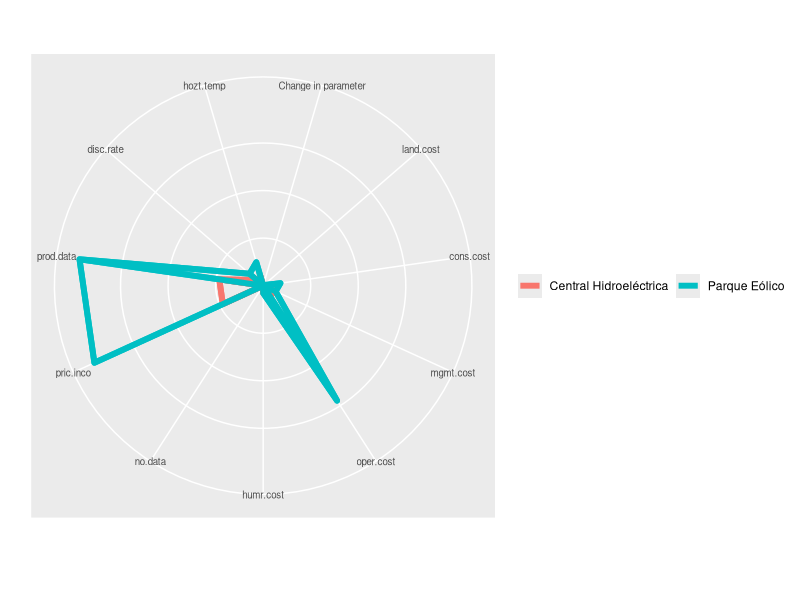
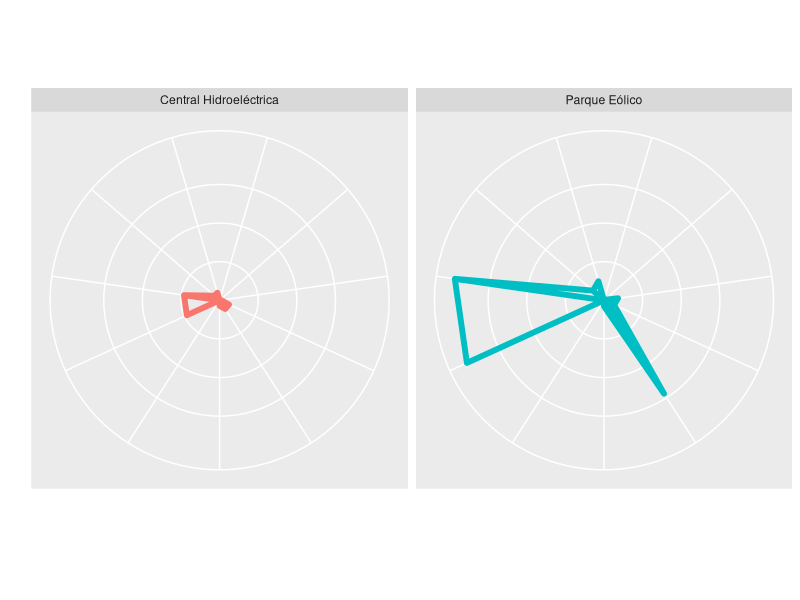
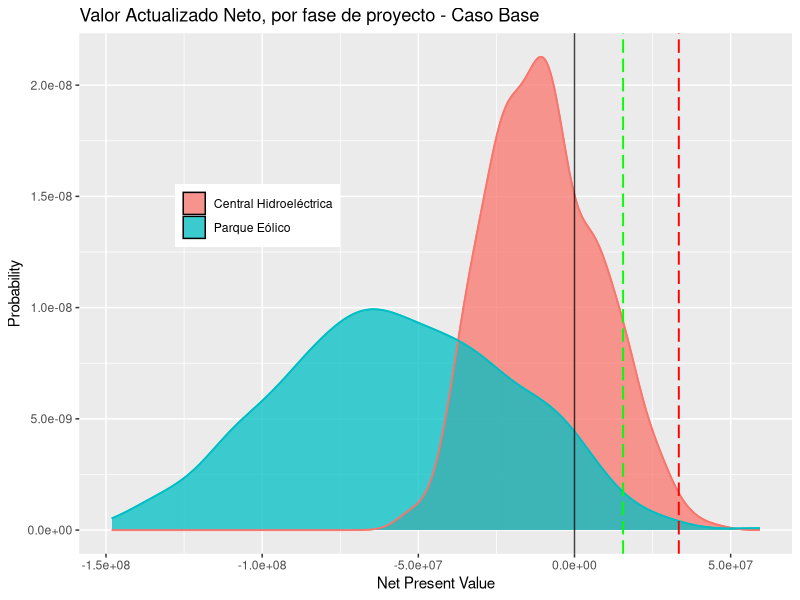

The R source for these figures, in order:
############################################################
# CÓDIGO PARA REALIZACIÓN DE ANÁLISIS COSTE-BENEFICIO EN R #
############################################################
#                   ORGEMPLEG-210                          #
############################################################

# ---------------------------------- #
# 1.- FUNCIÓN VALOR ACTUALIZADO NETO #
# ---------------------------------- #

mine.npv.fun <- function (vector.data) { 
  # VECTOR DATA : vector en el cual se incluyan los parámetros siguientes
  # (fijar, dejar como parámetros variables según deseos)
  # (se introducen como vector para el posterior análisis de sensibilidad)
  
  # COSTES #
  # ------ #
  # Land costs
  land.cost <- vector.data[1]
  # Construction costs
  cons.cost <- vector.data[2]
  # General management costs
  mgmt.cost <- vector.data[3]
  # Operation costs
  oper.cost <- vector.data[4]
  # Human resources costs
  humr.cost <- vector.data[5]
  # Recovery costs
  reco.cost <- vector.data[6]
  
  # INGRESOS #
  # -------- #
  # Selling price
  pric.inco <- vector.data[7]
  
  # PRODUCCION #
  # ---------- #
  prod.data <- vector.data[8]
  
  # PARÁMETROS BÁSICOS #
  # ------------------ #
  # Tasa de descuento
  disc.rate <- vector.data[9]
  # Horizonte temporal 
  hozt.temp <- vector.data[10]
  
  
  # SERIES TEMPORALES #
  # ----------------- #
  # Años
  year.vector <- c(2019:(2019+3+hozt.temp+1))
  
  # Land costs
  land.cost.vector <- rep(0, length(year.vector))
  land.cost.vector[1] <- land.cost
  
  # Construction costs
  cons.cost.vector <- rep(0, length(year.vector))
  for (i in 0:2){
    cons.cost.vector[i] <- cons.cost/3
  }
  
  # General management costs
  mgmt.cost.vector <- rep(0, length(year.vector))
  for (i in 3:length(year.vector)){
    mgmt.cost.vector[i] <- mgmt.cost
  }
  
  # Operation costs
  oper.cost.vector <- rep(0, length(year.vector))
  for (i in 3:length(year.vector)){
    oper.cost.vector[i] <- oper.cost
  }
  
  # Human resources costs
  humr.cost.vector <- rep(0, length(year.vector))
  for (i in 1:length(year.vector)){
    humr.cost.vector[i] <- humr.cost
  }
  
  # Recovery costs
  reco.cost.vector <- rep(0, length(year.vector))
  reco.cost.vector[3:length(year.vector)] <- reco.cost
  
  
  # Incomes
  inco.cost.vector <- rep(0, length(year.vector))
  for (i in 3:(length(year.vector)-1)){
    inco.cost.vector[i] <- pric.inco*prod.data
  }
  
  # --------------------- # 
  # BENEFITS / Beneficios #
  # --------------------- #
  ben.vector <- rep(0, length(year.vector))
  netben.vector <- rep(0, length(year.vector))
  for (i in (1):(length(year.vector))) {
    ben.vector[i] <- -land.cost.vector[i]-cons.cost.vector[i]-mgmt.cost.vector[i]-
      oper.cost.vector[i]-humr.cost.vector[i]-reco.cost.vector[i]+
      inco.cost.vector[i]
    netben.vector[i] <- ben.vector[i]/((1+disc.rate)^i)
  }
  
  # --------- # 
  # NPV / VAN #
  # --------- #
  npv.result <- sum(netben.vector)
  npv.result
  # library(FinCal)
  # vector.data <- case.base.vector
  # irr.result <- irr(ben.vector)
}

# ------------------------------------ #
# 2.- FUNCIÓN ANÁLISIS DE SENSIBILIDAD #
# ------------------------------------ #

anal.sensit <- function( model, pars.vector.values, pars.vector.names) {
  # Inputs:
  # función modelo
  # vector con los parámetros base del modelo
  # vector con los nombres de los parámetros
  pars.dim <- length(pars.vector.values)
  
  # Steps del análisis. -1%, 0, +1%
  steps <- c(-0.01, 0, 0.01)
  perc.df <- data.frame(steps)
  
  column.names <- rep(0, pars.dim+1)
  column.names[1] = "Change in parameter"
  # Este ciclo está ajustado para tres steps (a, b, c)
  for (i in 1:pars.dim){
    column.names[i+1] = pars.vector.names[i]
    pars.vector.sensit <- pars.vector.values
    pars.vector.sensit[i] <- pars.vector.values[i]*(1+steps[1])
    a <- model(pars.vector.sensit)
    pars.vector.sensit[i] <- pars.vector.values[i]*(1+steps[2])
    b <- model(pars.vector.sensit)
    pars.vector.sensit[i] <- pars.vector.values[i]*(1+steps[3])
    c <- model(pars.vector.sensit)
    perc.df <- cbind(perc.df, c(100*(a-b)/b, 0, 100*(c-b)/b))
  }
  colnames(perc.df) <- column.names
  perc.df
}

# --------------------- #
# 3.- VALORES CASO BASE #
# --------------------- #
# Land costs
land.cost <- 2300000
# Construction costs
cons.cost <- 10000000
# General management costs
mgmt.cost <- 2000000
# Operation costs
oper.cost <- 2000000
# Human resources costs
humr.cost <- 1000000
# Recovery costs
reco.cost <- 0
# Selling price
pric.inco <- 40
# Production
prod.data <- 175200
# Tasa de descuento
disc.rate <- 0.035
# Horizonte temporal 
hozt.temp <- 50

case.base.vector <- c(land.cost,cons.cost,mgmt.cost,oper.cost,humr.cost,reco.cost,pric.inco,prod.data,disc.rate,hozt.temp)

npv.case.base <- mine.npv.fun(case.base.vector)

# -------------------- #
# 4.- VAN ALTERNATIVAS #
# -------------------- #

# Alternativa 0 - Case Base
Alt.0.vector <- c(land.cost,cons.cost,mgmt.cost,oper.cost,humr.cost,reco.cost,pric.inco,prod.data,disc.rate,hozt.temp)
Alt.0.npv <- mine.npv.fun(Alt.0.vector)

# Alternativa 1 - Alternativa 
Alt.1.vector <- c(1500000,
                  45000000,
                  1000000,
                  10000000,
                  500000,
                  0,
                  148.71,
                  91920,
                  0.035,
                  50)
Alt.1.npv <- mine.npv.fun(Alt.1.vector)


# ------------------------------------------ #
# 5.- EJECUCIÓN DEL ANÁLISIS DE SENSIBILIDAD #
# ------------------------------------------ #

# Alternativa 0 - Case Base
model_0.param <- Alt.0.vector
model_0.names <- c("land.cost","cons.cost","mgmt.cost","oper.cost",
                   "humr.cost","no.data","pric.inco","prod.data",
                   "disc.rate", "hozt.temp")
model_0.sa.df <- anal.sensit(mine.npv.fun, model_0.param, model_0.names)
model_0.sa.df$project <- "Central Hidroeléctrica"

# Alternativa 1 - Alternativa
model_1.param <- Alt.1.vector
model_1.names <- c("land.cost","cons.cost","mgmt.cost","oper.cost",
                   "humr.cost","no.data","pric.inco","prod.data",
                   "disc.rate", "hozt.temp")
model_1.sa.df <- anal.sensit(mine.npv.fun, model_1.param, model_1.names)
model_1.sa.df$project <- "Parque Eólico"


# Manipular los datos para presentarlos
sa.data.df.melted <- reshape2::melt(model_0.sa.df)
sa.data.df.melted$value <- abs(sa.data.df.melted$value)

# Para varias alternativas
sa.data.df <- rbind(model_0.sa.df, model_1.sa.df)
sa.data.df.melted <- reshape2::melt(sa.data.df)
sa.data.df.melted$value <- abs(sa.data.df.melted$value)

# Representación gráfica
library(ggplot2)

# Transformación polar
coord_radar <- function (theta = "x", start = 0, direction = 1) 
{
  theta <- match.arg(theta, c("x", "y"))
  r <- if (theta == "x") 
    "y"
  else "x"
  ggproto("CordRadar", CoordPolar, theta = theta, r = r, start = start, 
          direction = sign(direction),
          is_linear = function(coord) TRUE)
}

#Colores por defecto
ggplot(sa.data.df.melted, aes(x = variable, y = value)) +
  geom_polygon(aes(group = project, color = project), fill = NA, size = 2, show.legend = FALSE) +
  geom_line(aes(group = project, color = project), size = 2) +
  theme(strip.text.x = element_text(size = rel(0.8)),
        axis.text.x = element_text(size = rel(0.8)),
        axis.ticks.y = element_blank(),
        axis.text.y = element_blank()) +
  xlab("") + ylab("") +
  guides(color = guide_legend(ncol=2, title=NULL)) +
  coord_radar()

ggplot(sa.data.df.melted, aes(x = variable, y = value)) +
  geom_polygon(aes(group = project, color = project), fill = NA, size = 2) +
  facet_wrap(~ project) +
  theme(axis.ticks.x = element_blank(),
        axis.text.x = element_blank(),
        axis.ticks.y = element_blank(),
        axis.text.y = element_blank()) +
  xlab("") + ylab("") +
  guides(color = "none") +
  coord_radar()


# ----------------------- #
# 6.- ANÁLISIS MONTECARLO #
# ----------------------- #

# Alternativa 0 - Case Base
model_0.mc.df <- data.frame(npv=numeric(0), irr=numeric(0))
for (i in 1:500) {
  # Distribuciones de probabilidad de cada parámetro
  a <- runif(1, min = Alt.0.vector[1], max = Alt.0.vector[1]) #land.cost
  b <- runif(1, min = Alt.0.vector[2]*0.95, max = Alt.0.vector[2]*1.25) #cons.cost
  c <- runif(1, min = Alt.0.vector[3]*0.95, max = Alt.0.vector[3]*1.25) #mgmt.cost
  d <- runif(1, min = Alt.0.vector[4]*0.95, max = Alt.0.vector[4]*1.25) #oper.cost
  e <- runif(1, min = Alt.0.vector[5]*0.95, max = Alt.0.vector[5]*1.25) #humr.cost
  f <- runif(1, min = Alt.0.vector[6]*0.95, max = Alt.0.vector[6]*1.25) #reco.cost
  g <- runif(1, min = Alt.0.vector[7]*0.75, max = Alt.0.vector[7]*1.05) #pric.inco
  h <- runif(1, min = Alt.0.vector[8]*0.75, max = Alt.0.vector[8]*1.05) #prod.data
  i <- runif(1, min = 0.035*0.75, max = 0.035*1.25) #disc.rate
  j <- runif(1, min = 50, max = 50) #h0zt.temp
  model_0.param <- c(a, b, c, d, e, f, g, h, i, j)
  # Llamada a la función y almacenar datos
  model_0.mc.df <- rbind(model_0.mc.df, mine.npv.fun(model_0.param))
}
# DATA PREPARATION
colnames(model_0.mc.df) <- c("npv")
model_0.mc.sort <- (model_0.mc.df)
model_0.mc.sort$npv <- model_0.mc.sort[order(model_0.mc.sort$npv),]
# Sequence by 1/num.cases, 1/500 = 0.002
model_0.mc.sort <- data.frame(model_0.mc.sort, seq(from = 0.002, to = 1, by = 0.002))
model_0.mc.sort$proj <- rep('Central Hidroeléctrica', 500)
colnames(model_0.mc.sort) <- c("npv", "prob", "model")

# Alternativa 1 - Case Base
model_1.mc.df <- data.frame(npv=numeric(0), irr=numeric(0))
for (i in 1:500) {
  # Distribuciones de probabilidad de cada parámetro
  a <- runif(1, min = Alt.1.vector[1], max = Alt.1.vector[1]) #land.cost
  b <- runif(1, min = Alt.1.vector[2]*0.95, max = Alt.1.vector[2]*1.25) #cons.cost
  c <- runif(1, min = Alt.1.vector[3]*0.95, max = Alt.1.vector[3]*1.25) #mgmt.cost
  d <- runif(1, min = Alt.1.vector[4]*0.95, max = Alt.1.vector[4]*1.25) #oper.cost
  e <- runif(1, min = Alt.1.vector[5]*0.95, max = Alt.1.vector[5]*1.25) #humr.cost
  f <- runif(1, min = Alt.1.vector[6]*0.95, max = Alt.1.vector[6]*1.25) #reco.cost
  g <- runif(1, min = Alt.1.vector[7]*0.75, max = Alt.1.vector[7]*1.05) #pric.inco
  h <- runif(1, min = Alt.1.vector[8]*0.85, max = Alt.1.vector[8]*1.05) #prod.data
  i <- runif(1, min = 0.035*0.75, max = 0.035*1.25) #disc.rate
  j <- runif(1, min = 50, max = 50) #h0zt.temp
  model_1.param <- c(a, b, c, d, e, f, g, h, i, j)
  # Llamada a la función y almacenar datos
  model_1.mc.df <- rbind(model_1.mc.df, mine.npv.fun(model_1.param))
}
# DATA PREPARATION
colnames(model_1.mc.df) <- c("npv")
model_1.mc.sort <- (model_1.mc.df)
model_1.mc.sort$npv <- model_1.mc.sort[order(model_0.mc.sort$npv),]
# Sequence by 1/num.cases, 1/500 = 0.002
model_1.mc.sort <- data.frame(model_1.mc.sort, seq(from = 0.002, to = 1, by = 0.002))
model_1.mc.sort$proj <- rep('Parque Eólico', 500)
colnames(model_1.mc.sort) <- c("npv", "prob", "model")


# Mezclar las distintas alternativas
#npv.df.mix <- model_0.mc.sort
npv.df.mix <- rbind(model_0.mc.sort, model_1.mc.sort)

# REPRESENTATION
library(ggplot2)

# Plot de funciones de densidad con más parámetros
ggplot(npv.df.mix) +
  geom_density(aes(x = npv, colour = model, fill = model), alpha=.75) +
  geom_line(aes(x = npv, colour = model), stat="density", size=0.65) + 
  geom_vline(xintercept=0, alpha=.75, size=0.5) +
  ggtitle("Valor Actualizado Neto, por fase de proyecto - Caso Base") +
  xlab("Net Present Value") + ylab("Probability") +
  theme(legend.position=c(0.25,0.65)) +
  scale_colour_discrete(guide=FALSE) +
  guides(fill=guide_legend(title=NULL)) +
  geom_vline(xintercept = Alt.0.npv, colour="red", size=0.65, linetype = "longdash") + 
  geom_vline(xintercept = Alt.1.npv, colour="green", size=0.65, linetype = "longdash")
